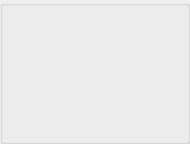
       <widget class="QGroupBox" name="groupBox4">
        <property name="minimumSize">
         <size>
          <width>190</width>
          <height>144</height>
         </size>
        </property>
        <property name="maximumSize">
         <size>
          <width>190</width>
          <height>142</height>
         </size>
        </property>
        <property name="title">
         <string/>
        </property>
        <widget class="MyNameLabel" name="label_PlayerName4">
         <property name="geometry">
          <rect>
           <x>70</x>
           <y>11</y>
           <width>104</width>
           <height>14</height>
          </rect>
         </property>
         <property name="minimumSize">
          <size>
           <width>0</width>
           <height>14</height>
          </size>
         </property>
         <property name="maximumSize">
          <size>
           <width>16777215</width>
           <height>14</height>
          </size>
         </property>
         <property name="autoFillBackground">
          <bool>false</bool>
         </property>
         <property name="alignment">
          <set>Qt::AlignLeading|Qt::AlignLeft|Qt::AlignTop</set>
         </property>
         <property name="openExternalLinks">
          <bool>true</bool>
         </property>
        </widget>
        <widget class="MySetLabel" name="textLabel_Set4">
         <property name="geometry">
          <rect>
           <x>70</x>
           <y>119</y>
           <width>104</width>
           <height>14</height>
          </rect>
         </property>
         <property name="minimumSize">
          <size>
           <width>0</width>
           <height>14</height>
          </size>
         </property>
         <property name="maximumSize">
          <size>
           <width>16777215</width>
           <height>14</height>
          </size>
         </property>
         <property name="alignment">
          <set>Qt::AlignBottom|Qt::AlignHCenter</set>
         </property>
        </widget>
        <widget class="MyCashLabel" name="textLabel_Cash4">
         <property name="geometry">
          <rect>
           <x>70</x>
           <y>25</y>
           <width>104</width>
           <height>14</height>
          </rect>
         </property>
         <property name="minimumSize">
          <size>
           <width>35</width>
           <height>14</height>
          </size>
         </property>
         <property name="maximumSize">
          <size>
           <width>16777215</width>
           <height>14</height>
          </size>
         </property>
        </widget>
        <widget class="QLabel" name="textLabel_Button4">
         <property name="geometry">
          <rect>
           <x>18</x>
           <y>88</y>
           <width>40</width>
           <height>42</height>
          </rect>
         </property>
         <property name="minimumSize">
          <size>
           <width>40</width>
           <height>42</height>
          </size>
         </property>
         <property name="maximumSize">
          <size>
           <width>40</width>
           <height>42</height>
          </size>
         </property>
         <property name="text">
          <string/>
         </property>
         <property name="scaledContents">
          <bool>true</bool>
         </property>
        </widget>
        <widget class="MyCardsPixmapLabel" name="pixmapLabel_card4a">
         <property name="geometry">
          <rect>
           <x>86</x>
           <y>39</y>
           <width>48</width>
           <height>76</height>
          </rect>
         </property>
         <property name="scaledContents">
          <bool>true</bool>
         </property>
        </widget>
        <widget class="MyCardsPixmapLabel" name="pixmapLabel_card4b">
         <property name="geometry">
          <rect>
           <x>110</x>
           <y>39</y>
           <width>48</width>
           <height>76</height>
          </rect>
         </property>
         <property name="scaledContents">
          <bool>true</bool>
         </property>
        </widget>
        <widget class="MyStatusLabel" name="textLabel_Status4">
         <property name="geometry">
          <rect>
           <x>67</x>
           <y>56</y>
           <width>111</width>
           <height>40</height>
          </rect>
         </property>
         <property name="minimumSize">
          <size>
           <width>0</width>
           <height>20</height>
          </size>
         </property>
         <property name="text">
          <string/>
         </property>
         <property name="alignment">
          <set>Qt::AlignCenter</set>
         </property>
        </widget>
        <widget class="QLabel" name="label_playerTip4">
         <property name="geometry">
          <rect>
           <x>0</x>
           <y>10</y>
           <width>181</width>
           <height>141</height>
          </rect>
         </property>
         <property name="sizePolicy">
          <sizepolicy hsizetype="Expanding" vsizetype="Expanding">
           <horstretch>0</horstretch>
           <verstretch>0</verstretch>
          </sizepolicy>
         </property>
         <property name="minimumSize">
          <size>
           <width>181</width>
           <height>141</height>
          </size>
         </property>
         <property name="text">
          <string notr="true"/>
         </property>
        </widget>
       </widget>
